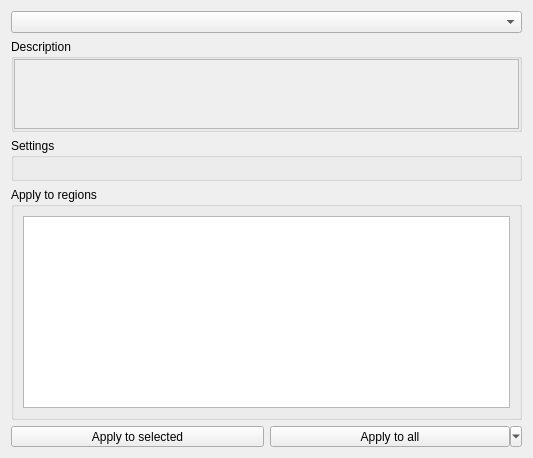
<?xml version="1.0" encoding="UTF-8"?>
<ui version="4.0">
 <class>Computations</class>
 <widget class="QWidget" name="Computations">
  <property name="geometry">
   <rect>
    <x>0</x>
    <y>0</y>
    <width>533</width>
    <height>458</height>
   </rect>
  </property>
  <property name="sizePolicy">
   <sizepolicy hsizetype="Maximum" vsizetype="Fixed">
    <horstretch>0</horstretch>
    <verstretch>0</verstretch>
   </sizepolicy>
  </property>
  <property name="windowTitle">
   <string>Form</string>
  </property>
  <layout class="QVBoxLayout" name="verticalLayout">
   <item>
    <widget class="QComboBox" name="cmbRegComps">
     <property name="sizePolicy">
      <sizepolicy hsizetype="Preferred" vsizetype="Fixed">
       <horstretch>0</horstretch>
       <verstretch>0</verstretch>
      </sizepolicy>
     </property>
    </widget>
   </item>
   <item>
    <widget class="QGroupBox" name="grpRegDesc">
     <property name="sizePolicy">
      <sizepolicy hsizetype="Minimum" vsizetype="Preferred">
       <horstretch>0</horstretch>
       <verstretch>0</verstretch>
      </sizepolicy>
     </property>
     <property name="title">
      <string>Description</string>
     </property>
     <layout class="QHBoxLayout" name="horizontalLayout_3">
      <property name="leftMargin">
       <number>0</number>
      </property>
      <property name="topMargin">
       <number>0</number>
      </property>
      <property name="rightMargin">
       <number>0</number>
      </property>
      <property name="bottomMargin">
       <number>0</number>
      </property>
      <item>
       <widget class="QScrollArea" name="scrollArea">
        <property name="sizePolicy">
         <sizepolicy hsizetype="Expanding" vsizetype="Maximum">
          <horstretch>0</horstretch>
          <verstretch>0</verstretch>
         </sizepolicy>
        </property>
        <property name="widgetResizable">
         <bool>true</bool>
        </property>
        <widget class="QWidget" name="scrollAreaWidgetContents">
         <property name="geometry">
          <rect>
           <x>0</x>
           <y>0</y>
           <width>511</width>
           <height>69</height>
          </rect>
         </property>
         <property name="sizePolicy">
          <sizepolicy hsizetype="Preferred" vsizetype="Minimum">
           <horstretch>0</horstretch>
           <verstretch>0</verstretch>
          </sizepolicy>
         </property>
         <layout class="QVBoxLayout" name="verticalLayout_2">
          <item>
           <widget class="QLabel" name="lblCompDesc">
            <property name="sizePolicy">
             <sizepolicy hsizetype="Preferred" vsizetype="Minimum">
              <horstretch>0</horstretch>
              <verstretch>0</verstretch>
             </sizepolicy>
            </property>
            <property name="text">
             <string/>
            </property>
            <property name="wordWrap">
             <bool>true</bool>
            </property>
           </widget>
          </item>
         </layout>
        </widget>
       </widget>
      </item>
     </layout>
    </widget>
   </item>
   <item>
    <widget class="QGroupBox" name="grpRegionSettings">
     <property name="sizePolicy">
      <sizepolicy hsizetype="Minimum" vsizetype="Minimum">
       <horstretch>0</horstretch>
       <verstretch>0</verstretch>
      </sizepolicy>
     </property>
     <property name="title">
      <string>Settings</string>
     </property>
    </widget>
   </item>
   <item>
    <widget class="QGroupBox" name="grpRegRestrict">
     <property name="sizePolicy">
      <sizepolicy hsizetype="Minimum" vsizetype="Minimum">
       <horstretch>0</horstretch>
       <verstretch>0</verstretch>
      </sizepolicy>
     </property>
     <property name="title">
      <string>Apply to regions</string>
     </property>
     <layout class="QVBoxLayout" name="verticalLayout_4">
      <item>
       <widget class="QListView" name="regRestrictView">
        <property name="sizePolicy">
         <sizepolicy hsizetype="Minimum" vsizetype="Minimum">
          <horstretch>0</horstretch>
          <verstretch>0</verstretch>
         </sizepolicy>
        </property>
        <property name="selectionMode">
         <enum>QAbstractItemView::MultiSelection</enum>
        </property>
        <property name="selectionBehavior">
         <enum>QAbstractItemView::SelectRows</enum>
        </property>
       </widget>
      </item>
     </layout>
    </widget>
   </item>
   <item>
    <layout class="QHBoxLayout" name="horizontalLayout_2">
     <item>
      <widget class="QToolButton" name="btnRegApply">
       <property name="sizePolicy">
        <sizepolicy hsizetype="Minimum" vsizetype="Fixed">
         <horstretch>0</horstretch>
         <verstretch>0</verstretch>
        </sizepolicy>
       </property>
       <property name="text">
        <string>Apply to selected</string>
       </property>
      </widget>
     </item>
     <item>
      <widget class="QToolButton" name="btnRegApplyAll">
       <property name="sizePolicy">
        <sizepolicy hsizetype="Minimum" vsizetype="Fixed">
         <horstretch>0</horstretch>
         <verstretch>0</verstretch>
        </sizepolicy>
       </property>
       <property name="text">
        <string>Apply to all</string>
       </property>
       <property name="popupMode">
        <enum>QToolButton::MenuButtonPopup</enum>
       </property>
       <property name="toolButtonStyle">
        <enum>Qt::ToolButtonTextBesideIcon</enum>
       </property>
      </widget>
     </item>
    </layout>
   </item>
  </layout>
 </widget>
 <resources/>
 <connections/>
</ui>
